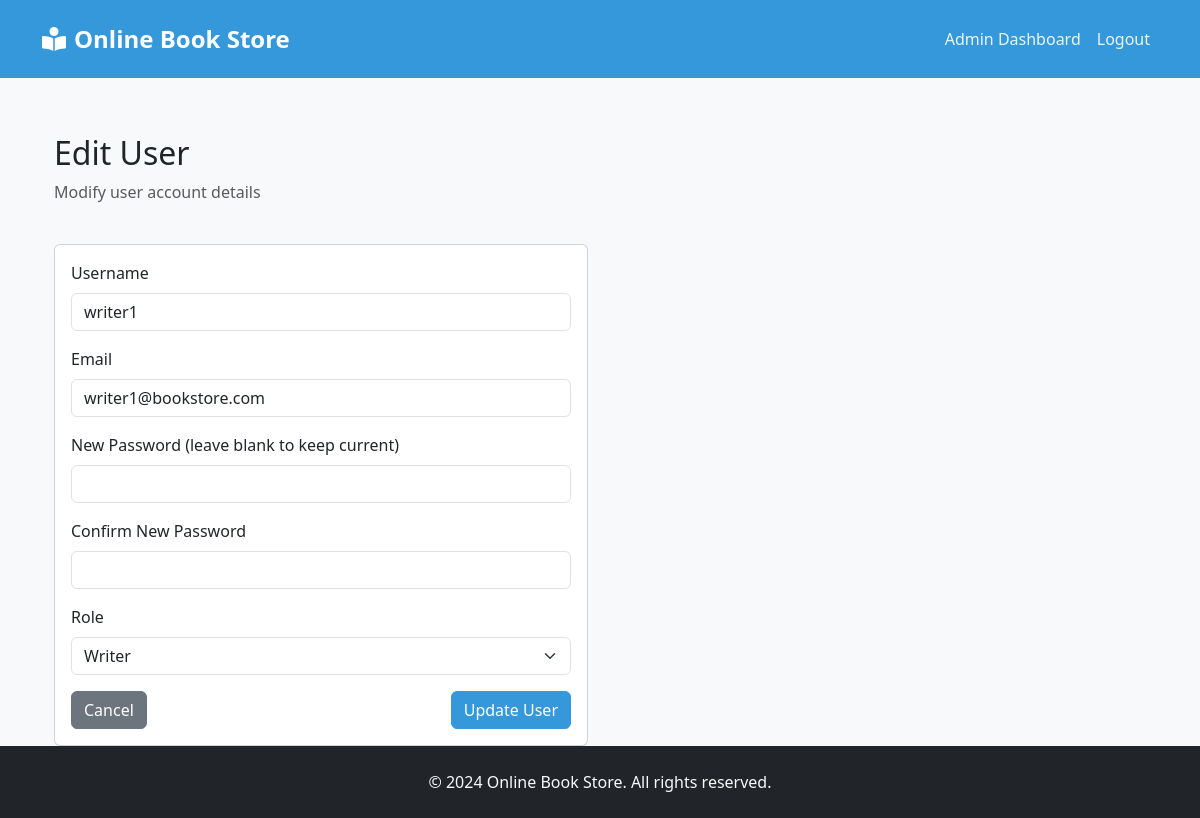
Page /admin/edit_user.php?id=2 (signed in) on the committed database.
### tables this page shows
CREATE TABLE users (
    id INT PRIMARY KEY AUTO_INCREMENT,
    username VARCHAR(50) UNIQUE NOT NULL,
    password VARCHAR(255) NOT NULL,
    email VARCHAR(100) UNIQUE NOT NULL,
    role ENUM('admin', 'reader', 'writer') NOT NULL,
    created_at TIMESTAMP DEFAULT CURRENT_TIMESTAMP
);

### admin/edit_user.php (the view, shortened to what this page needs)
<?php
require_once '../config/database.php';
$user_id = isset($_GET['id']) ? (int)$_GET['id'] : 0;
$stmt = $pdo->prepare("SELECT * FROM users WHERE id = ? AND role != 'admin'");
$stmt->execute([$user_id]);
$user = $stmt->fetch();
include '../includes/header.php';
?>
<div class="container mt-4">
    <div class="row mb-4">
        <div class="col">
            <h2>Edit User</h2>
            <p class="text-muted">Modify user account details</p>
        </div>
    </div>
    <div class="row">
        <div class="col-md-6">
            <div class="card">
                <div class="card-body">
                    <form method="POST" action="">
                        <div class="mb-3">
                            <label for="username" class="form-label">Username</label>
                            <input type="text" class="form-control" id="username" name="username"
                                   value="<?php echo htmlspecialchars($user['username']); ?>" required>
                        </div>
                        <div class="mb-3">
                            <label for="email" class="form-label">Email</label>
                            <input type="email" class="form-control" id="email" name="email"
                                   value="<?php echo htmlspecialchars($user['email']); ?>" required>
                        </div>
                        <div class="mb-3">
                            <label for="password" class="form-label">New Password (leave blank to keep current)</label>
                            <input type="password" class="form-control" id="password" name="password">
                        </div>
                        <div class="mb-3">
                            <label for="confirm_password" class="form-label">Confirm New Password</label>
                            <input type="password" class="form-control" id="confirm_password" name="confirm_password">
                        </div>
                        <div class="mb-3">
                            <label for="role" class="form-label">Role</label>
                            <select class="form-select" id="role" name="role" required>
                                <option value="writer" <?php echo $user['role'] === 'writer' ? 'selected' : ''; ?>>Writer</option>
                            </select>
                        </div>
                        <div class="d-flex justify-content-between">
                            <a href="manage_users.php" class="btn btn-secondary">Cancel</a>
                            <button type="submit" class="btn btn-primary">Update User</button>
                        </div>
                    </form>
                </div>
            </div>
        </div>
    </div>
</div>
<?php include '../includes/footer.php'; ?>

### includes/header.php (style rules this page uses)
:root { --primary-color: #3498db; --accent-color: #e74c3c; }
body { font-family: 'Segoe UI', Tahoma, Geneva, Verdana, sans-serif; background-color: #f8f9fa; min-height: 100vh; display: flex; flex-direction: column; }
.btn-primary { background-color: var(--primary-color); border-color: var(--primary-color); }

### rows in the picture
users: username "writer1", email "writer1@bookstore.com", role "Writer"
